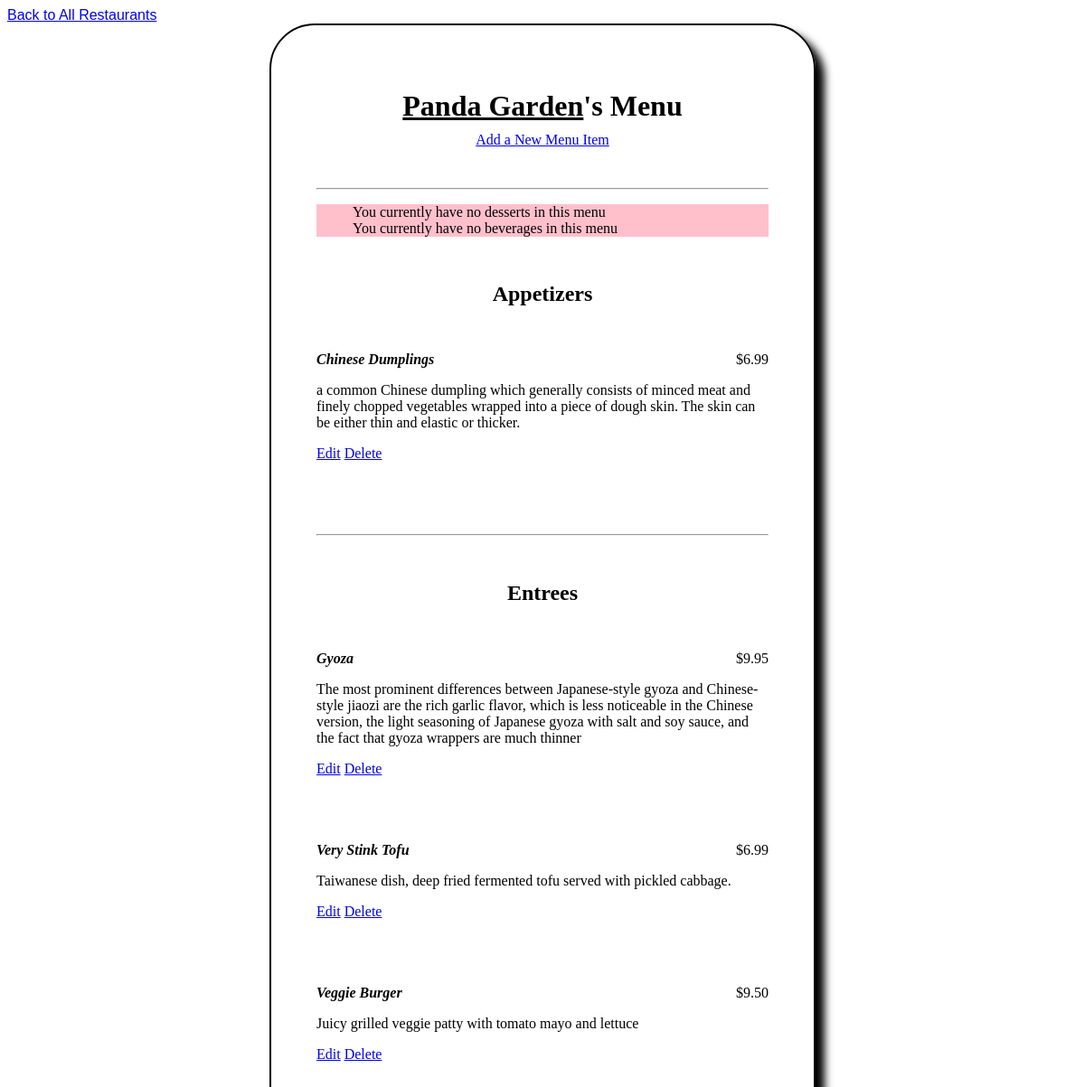
Page /restaurant/19/menu/ on the committed database.
### database_setup.py (models this page shows, shortened)
class Restaurant(Base):
	__tablename__ = 'restaurant'
	name = Column(String(80),
				  nullable = False)
	restaurant_id = Column(Integer,
						   primary_key = True)

class MenuItem(Base):
	__tablename__ = 'menu_item'
	name = Column(String(80),
				  nullable = False)
	menu_id = Column(Integer,
					 primary_key = True)
	course = Column(String(250))
	description = Column(String(250))
	price = Column(String(8))
	restaurant_id = Column(Integer,
						   ForeignKey('restaurant.restaurant_id'))
	restaurant = relationship(Restaurant)

### finalproject.py (the view)
@app.route('/restaurant/<int:restaurant_id>/')
@app.route('/restaurant/<int:restaurant_id>/menu/')
def showMenu(restaurant_id):
	session = getSession()
	restaurant = session.query(Restaurant).filter_by(restaurant_id = restaurant_id).one()
	items = session.query(MenuItem).filter_by(restaurant_id = restaurant_id).all()
	appetizers = []
	entrees = []
	desserts = []
	beverages = []
	if items == []:
		flash('You currently have no items in this menu')
	else:
		for item in items:
			if item.course == 'Appetizer':
				appetizers.append(item)
			elif item.course == 'Entree':
				entrees.append(item)
			elif item.course == 'Dessert':
				desserts.append(item)
			elif item.course == 'Beverage':
				beverages.append(item)
		if appetizers == []:
			flash('You currently have no appetizers in this menu')
		if entrees == []:
			flash('You currently have no entrees in this menu')
		if desserts == []:
			flash('You currently have no desserts in this menu')
		if beverages == []:
			flash('You currently have no beverages in this menu')
	session.close()
	return render_template('menu.html',
							restaurant_id = restaurant_id,
							restaurant = restaurant,
							appetizers = appetizers,
							entrees = entrees,
							desserts = desserts,
							beverages = beverages)

### finalproject.py (called while the page is built)
def getSession():
	engine = create_engine('sqlite:///restaurantmenu.db')
	Base.metadata.bind = engine
	DBSession = sessionmaker(bind=engine)
	session = DBSession()
	return session

### templates/menu.html (shortened to what this page needs)
{% extends "base.html" %}
{% block body %}
<a href="{{ url_for('showRestaurants') }}">Back to All Restaurants</a>
	<div class="menu-container">
		<h1 class="menu-name"><span style="text-decoration: underline">{{ restaurant.name }}</span>'s Menu</h1>
		<a class="center-link" href="{{ url_for('newMenuItem', restaurant_id = restaurant_id) }}">Add a New Menu Item</a>
		<br>
		<br>
		<hr>
		{% with messages = get_flashed_messages() %}
			{% if messages %}
				<ul class="flash">
				{% for message in messages %}
					<li>{{ message }}</li>
				{% endfor %}
				</ul>
			{% endif %}
		{% endwith %}
		{% if appetizers %}
		<h2 class="course">Appetizers</h3>
		{% for item in appetizers %}
			<div class="menu-item">
				<div class="name-price">
					<span class="item-name">{{ item.name }}</span>
					<span class="item-price">{{ item.price }}</span>
				</div>
				<p class="item-description">
					{{ item.description }}
				</p>
				<div class="item-links-container">
					<span class="item-links">
						<a href="{{ url_for('editMenuItem', restaurant_id = restaurant_id, menu_id = item.menu_id) }}">Edit</a>
						<a href="{{ url_for('deleteMenuItem', restaurant_id = restaurant_id, menu_id = item.menu_id) }}">Delete</a>
					</span>
				</div>
			</div>
			<br>
			<br>
			<br>
			<br>
		{% endfor %}
		{% endif %}
		{%  if entrees %}
		<hr>
		<h2 class="course">Entrees</h3>
		{% for item in entrees %}
			<div class="menu-item">
				<div class="name-price">
					<span class="item-name">{{ item.name }}</span>
					<span class="item-price">{{ item.price }}</span>
				</div>
				<p class="item-description">
					{{ item.description }}
				</p>
				<div class="item-links-container">
					<span class="item-links">
						<a href="{{ url_for('editMenuItem', restaurant_id = restaurant_id, menu_id = item.menu_id) }}">Edit</a>
						<a href="{{ url_for('deleteMenuItem', restaurant_id = restaurant_id, menu_id = item.menu_id) }}">Delete</a>
					</span>
				</div>
			</div>
			<br>
			<br>
			<br>
			<br>
		{% endfor %}
		{% endif %}
	</div>
{% endblock %}

### static/styles.css (style rules this page uses)
body { font-family: sans-serif; }
h1 { text-align: center; }
.flash { background-color: pink; list-style-type: none; }
.menu-container { max-width: 500px; margin: 0 auto; padding: 50px; border: 2px solid black; border-radius: 50px; box-shadow: 10px 10px 10px black; font-family: Didot; }
.menu-name { margin-bottom: 10px; }
.course { text-align: center; margin: 50px 0; }
.name-price { overflow: auto; }
.item-name { float: left; font-style: italic; font-weight: 700; }
.item-price { float: right; }
.center-link { display: block; text-align: center; }

### rows in the picture
Restaurant: name "Panda Garden"
MenuItem: name "Chinese Dumplings", price "$6.99", description "a common Chinese dumpling which generally consists of minced meat and finely chopped vegetables wrapped into a piece of dough skin. The skin can be either thin and elastic or thicker."
MenuItem: name "Gyoza", price "$9.95", description "The most prominent differences between Japanese-style gyoza and Chinese-style jiaozi are the rich garlic flavor, which is less noticeable in the Chinese version, the light seasoning of Japanese gyoza with salt and soy sauce, and the fact that gyoza wrappers are much thinner"
MenuItem: name "Very Stink Tofu", price "$6.99", description "Taiwanese dish, deep fried fermented tofu served with pickled cabbage."
MenuItem: name "Veggie Burger", price "$9.50", description "Juicy grilled veggie patty with tomato mayo and lettuce"

### other values in the picture
{{ message }} "You currently have no desserts in this menu" "You currently have no beverages in this menu"
